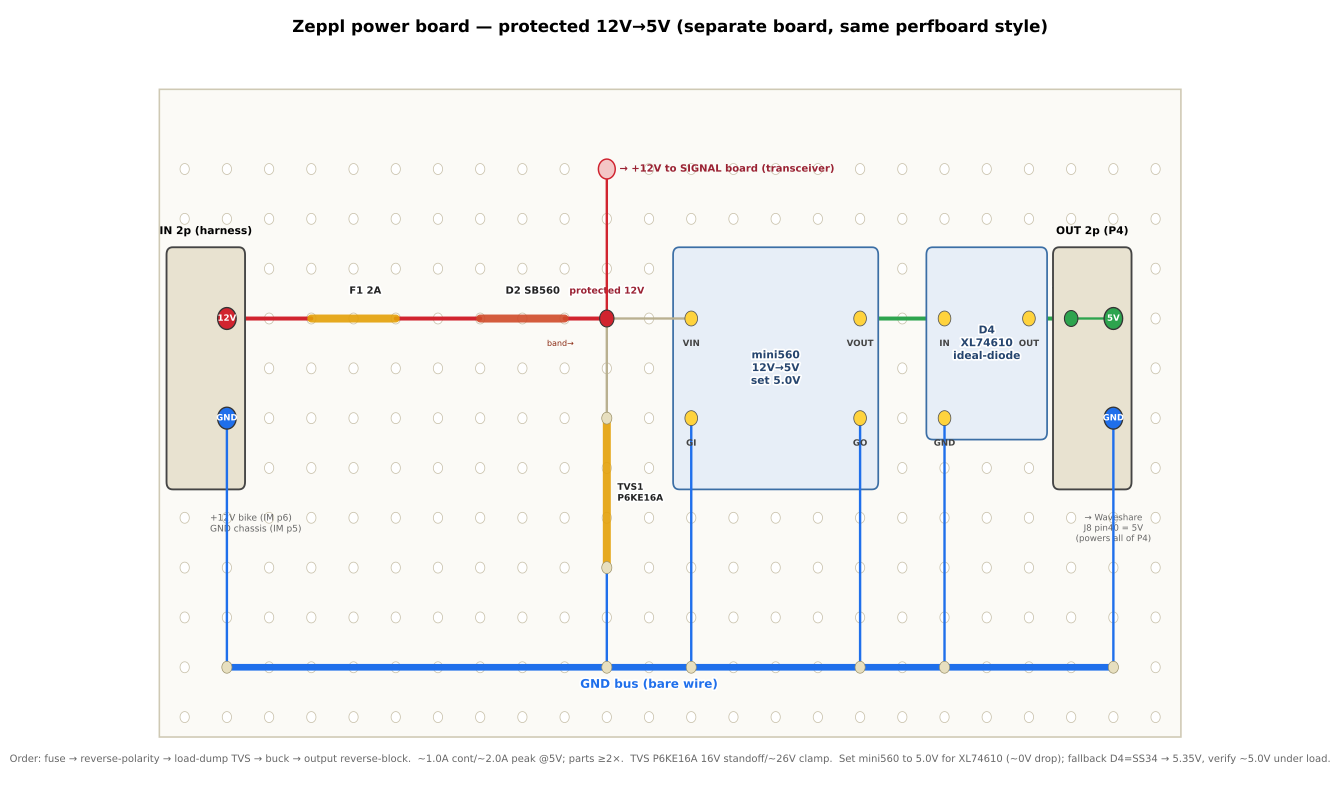

Python code for this plot:
# Bike power board: perfboard layout of the protected 12V->5V chain that
# bike-power-chain.py draws schematically (fuse -> reverse-polarity Schottky
# -> load-dump TVS -> mini560 buck @5.0V -> XL74610 ideal-diode -> 5V to the
# board). Separate board from the signal board (switcher noise/current). Parts
# + ratings in bike-power-chain.bom.md / firmware/docs/bike-power-injection.md.
# matplotlib, NOT schemdraw. Regenerate: python3 bike_power_perfboard.py (needs matplotlib).
import matplotlib
matplotlib.use("Agg")
import matplotlib.pyplot as plt
from matplotlib.patches import FancyBboxPatch, Rectangle, Circle
import matplotlib.patheffects as pe

def X(c): return c
def Y(r): return -r
LBL=[pe.withStroke(linewidth=2.5,foreground="white")]

fig, ax = plt.subplots(figsize=(14,8.5))
fig.patch.set_facecolor("white"); ax.set_facecolor("white")
ax.set_xlim(-1.0, 25.5); ax.set_ylim(-13.6, 2.2); ax.axis("off")

NC, NR = 24, 12
ax.add_patch(Rectangle((0.4,-12.4),24.2,13.0, facecolor="#fbfaf6",edgecolor="#cfc9b4",lw=1.2,zorder=0))
for r in range(1,NR+1):
    for c in range(1,NC+1):
        ax.add_patch(Circle((X(c),Y(r)),0.11,facecolor="white",edgecolor="#c9c2ac",lw=0.6,zorder=1))

def busline(row,x0,x1,color,label,lx,ly=0.0):
    ax.plot([x0,x1],[Y(row),Y(row)],color=color,lw=5,solid_capstyle="round",zorder=2)
    t=ax.text(lx,Y(row)+ly,label,ha="center",va="center",fontsize=9,fontweight="bold",color=color,zorder=6)
    t.set_path_effects(LBL)

def part(c1,r1,c2,r2,label,color,loff=(0.3,0),fs=8):
    x1,y1,x2,y2=X(c1),Y(r1),X(c2),Y(r2)
    ax.plot([x1,x2],[y1,y2],color=color,lw=6,solid_capstyle="round",zorder=3,alpha=0.9)
    t=ax.text((x1+x2)/2+loff[0],(y1+y2)/2+loff[1],label,ha="left",va="center",fontsize=fs,fontweight="bold",color="#222",zorder=6)
    t.set_path_effects(LBL)

def jumper(c1,r1,c2,r2,color="#b9b090"):
    ax.plot([X(c1),X(c2)],[Y(r1),Y(r2)],color=color,lw=1.8,zorder=4,solid_capstyle="round")
    for (c,r) in [(c1,r1),(c2,r2)]:
        ax.add_patch(Circle((X(c),Y(r)),0.12,facecolor="#e7dfbf",edgecolor="#9a9068",lw=0.5,zorder=5))

def flow(c1,c2,r,color="#d1242f"):
    ax.plot([X(c1),X(c2)],[Y(r),Y(r)],color=color,lw=3,zorder=2,solid_capstyle="round")

def module(c1,r1,c2,r2,name,pins):
    ax.add_patch(FancyBboxPatch((X(c1)-0.4,Y(r2)-0.4),X(c2)-X(c1)+0.8,Y(r1)-Y(r2)+0.8,
        boxstyle="round,pad=0.03,rounding_size=0.15",facecolor="#e7eef7",edgecolor="#3b6ea5",lw=1.3,zorder=3))
    t=ax.text((X(c1)+X(c2))/2,(Y(r1)+Y(r2))/2,name,ha="center",va="center",fontsize=8,fontweight="bold",color="#26456e",zorder=5)
    t.set_path_effects(LBL)
    for c,r,pl in pins:
        ax.add_patch(Circle((X(c),Y(r)),0.15,facecolor="#ffd33d",edgecolor="#555",lw=0.6,zorder=6))
        ax.text(X(c),Y(r)-0.42,pl,ha="center",va="top",fontsize=6.5,fontweight="bold",color="#444",zorder=7)

def terminal(c1,r1,c2,r2,name,pins):
    ax.add_patch(FancyBboxPatch((X(c1)-0.4,Y(r2)-0.4),X(c2)-X(c1)+0.8,Y(r1)-Y(r2)+0.8,
        boxstyle="round,pad=0.03,rounding_size=0.15",facecolor="#e8e2d0",edgecolor="#444",lw=1.4,zorder=3))
    t=ax.text((X(c1)+X(c2))/2,Y(r1)+0.75,name,ha="center",va="center",fontsize=8,fontweight="bold",zorder=5)
    for c,r,pl,co in pins:
        ax.add_patch(Circle((X(c),Y(r)),0.22,facecolor=co,edgecolor="#333",lw=1.0,zorder=6))
        ax.text(X(c),Y(r),pl,ha="center",va="center",fontsize=6.5,fontweight="bold",color="white",zorder=7)

# ground bus
busline(11,2,23,"#1f6feb","GND bus (bare wire)",12,-0.35)

# IN screw terminal (2p): +12V + GND
terminal(1,3,2,7,"IN 2p (harness)",[(2,4,"12V","#d1242f"),(2,6,"GND","#1f6feb")])
ax.text(1.6,Y(8)+0.1,"+12V bike (IM p6)\nGND chassis (IM p5)",ha="left",va="top",fontsize=6.8,color="#666")
jumper(2,6,2,11,"#1f6feb")           # IN GND -> GND bus

# F1 fuse
flow(2,4,4); part(4,4,6,4,"F1 2A","#e3a008",loff=(-0.1,0.55),fs=7.5)
# D2 reverse-polarity schottky (band/cathode -> right/output)
flow(6,8,4); part(8,4,10,4,"D2 SB560","#cf4b2a",loff=(-0.4,0.55),fs=7.5)
ax.text(9.9,Y(4)-0.55,"band→",ha="center",fontsize=6,color="#8a2a12")
# protected node
flow(10,11,4)
ax.add_patch(Circle((X(11),Y(4)),0.17,facecolor="#d1242f",edgecolor="#333",lw=0.8,zorder=6))
ax.text(11,Y(4)+0.5,"protected 12V",ha="center",fontsize=7,color="#9a2233",fontweight="bold",path_effects=LBL)
# +12V tap up to signal board
jumper(11,4,11,1,"#d1242f")
ax.add_patch(Circle((X(11),Y(1)),0.2,facecolor="#f3c6c6",edgecolor="#cf222e",lw=1.1,zorder=6))
ax.text(11.3,Y(1),"→ +12V to SIGNAL board (transceiver)",ha="left",va="center",fontsize=7.5,fontweight="bold",color="#9a2233")
# TVS1 down to GND (band/cathode at top -> +rail)
part(11,6,11,9,"TVS1\nP6KE16A","#e3a008",loff=(0.25,0),fs=6.8)
jumper(11,4,11,6); jumper(11,9,11,11,"#1f6feb")

# mini560 buck
jumper(11,4,13,4)
module(13,3,17,7,"mini560\n12V→5V\nset 5.0V",[(13,4,"VIN"),(13,6,"GI"),(17,4,"VOUT"),(17,6,"GO")])
jumper(13,6,13,11,"#1f6feb")        # GI -> GND
jumper(17,6,17,11,"#1f6feb")        # GO -> GND

# D4 ideal-diode module
flow(17,19,4,"#2da44e")
module(19,3,21,6,"D4\nXL74610\nideal-diode",[(19,4,"IN"),(21,4,"OUT"),(19,6,"GND")])
jumper(19,6,19,11,"#1f6feb")
# VCC_5V node
flow(21,22,4,"#2da44e")
ax.add_patch(Circle((X(22),Y(4)),0.16,facecolor="#2da44e",edgecolor="#333",lw=0.8,zorder=6))
ax.text(22,Y(4)+0.5,"VCC_5V",ha="center",fontsize=6.8,color="#1a7f37",fontweight="bold",path_effects=LBL)

# OUT screw terminal (2p): 5V + GND -> P4
terminal(22,3,23,7,"OUT 2p (P4)",[(23,4,"5V","#2da44e"),(23,6,"GND","#1f6feb")])
jumper(22,4,23,4,"#2da44e"); jumper(23,6,23,11,"#1f6feb")
ax.text(23,Y(8)+0.1,"→ Waveshare\nJ8 pin40 = 5V\n(powers all of P4)",ha="center",va="top",fontsize=6.5,color="#666")

ax.text(12.5,1.75,"Zeppl power board — protected 12V→5V (separate board, same perfboard style)",
        ha="center",fontsize=12.5,fontweight="bold")
ax.text(12.5,-12.9,
 "Order: fuse → reverse-polarity → load-dump TVS → buck → output reverse-block.  ~1.0A cont/~2.0A peak @5V; parts ≥2×.  "
 "TVS P6KE16A 16V standoff/~26V clamp.  Set mini560 to 5.0V for XL74610 (~0V drop); fallback D4=SS34 → 5.35V, verify ~5.0V under load.",
 ha="center",fontsize=7.5,color="#666")

plt.tight_layout()
fig.savefig("bike_power_perfboard.png", dpi=140, facecolor="white", bbox_inches="tight")
fig.savefig("bike_power_perfboard.svg", facecolor="white", bbox_inches="tight")
print("ok")
